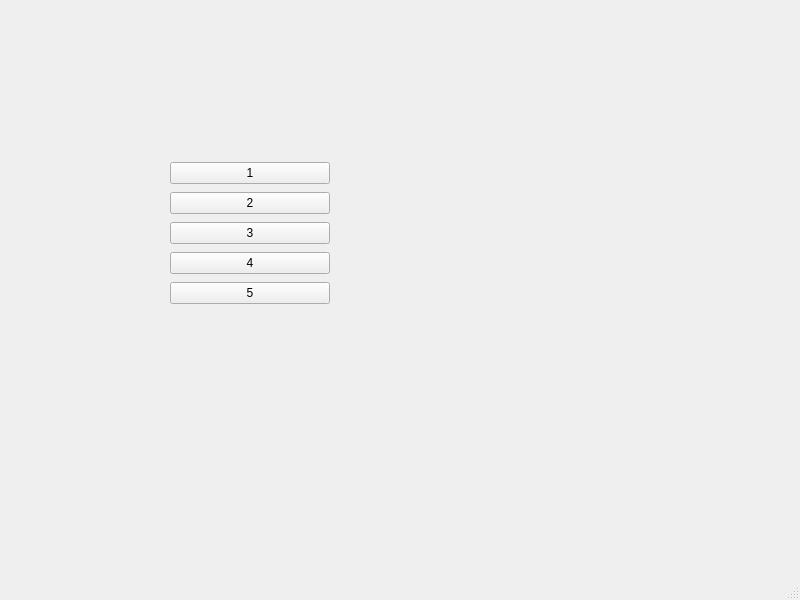
<?xml version="1.0" encoding="UTF-8"?>
<ui version="4.0">
 <class>MainWindow</class>
 <widget class="QMainWindow" name="MainWindow">
  <property name="geometry">
   <rect>
    <x>0</x>
    <y>0</y>
    <width>800</width>
    <height>600</height>
   </rect>
  </property>
  <property name="windowTitle">
   <string>MainWindow</string>
  </property>
  <widget class="QWidget" name="centralwidget">
   <widget class="QWidget" name="verticalLayoutWidget">
    <property name="geometry">
     <rect>
      <x>170</x>
      <y>160</y>
      <width>160</width>
      <height>151</height>
     </rect>
    </property>
    <layout class="QVBoxLayout" name="verticalLayout">
     <item>
      <widget class="QPushButton" name="pushButton">
       <property name="text">
        <string>1</string>
       </property>
      </widget>
     </item>
     <item>
      <widget class="QPushButton" name="pushButton_2">
       <property name="text">
        <string>2</string>
       </property>
      </widget>
     </item>
     <item>
      <widget class="QPushButton" name="pushButton_3">
       <property name="text">
        <string>3</string>
       </property>
      </widget>
     </item>
     <item>
      <widget class="QPushButton" name="pushButton_4">
       <property name="text">
        <string>4</string>
       </property>
      </widget>
     </item>
     <item>
      <widget class="QPushButton" name="pushButton_5">
       <property name="text">
        <string>5</string>
       </property>
      </widget>
     </item>
    </layout>
   </widget>
  </widget>
  <widget class="QMenuBar" name="menubar">
   <property name="geometry">
    <rect>
     <x>0</x>
     <y>0</y>
     <width>800</width>
     <height>22</height>
    </rect>
   </property>
  </widget>
  <widget class="QStatusBar" name="statusbar"/>
 </widget>
 <resources/>
 <connections/>
</ui>
